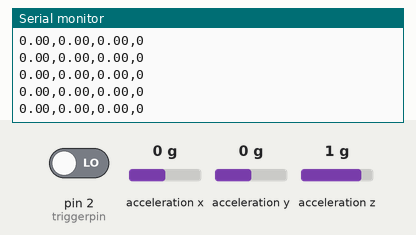
Simulated run of this sketch. Board: Arduino Uno, built with avr-gcc and run on an emulated ATmega328P. On the bench: the last lines printed to the serial monitor. The test bench sets the inputs (shaded band); at power-on: acceleration x 0 g, acceleration y 0 g, pin 2 (triggerpin) LOW, acceleration z 1 g.

Above: at 1.2 s.
1.3 s: acceleration x set to -1.4 g
At 1.9 s:
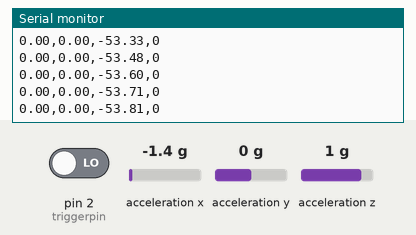
2.8 s: acceleration y set to -1.4 g
At 3.7 s:
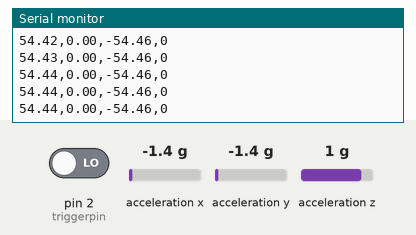
5.8 s: acceleration x set to 0 g
At 6.6 s:
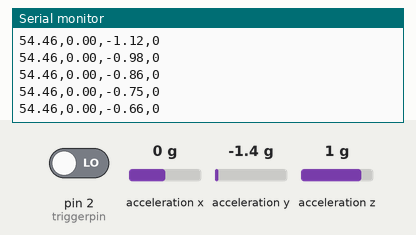
8.8 s: pin 2 (triggerpin) driven HIGH
At 9.3 s:
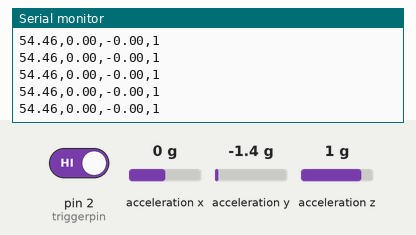
11.8 s: acceleration z set to -1.4 g
At 12.8 s:
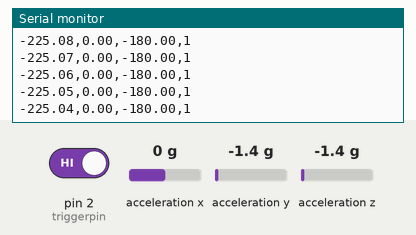
13.3 s: pin 2 (triggerpin) driven LOW
At 14.0 s:
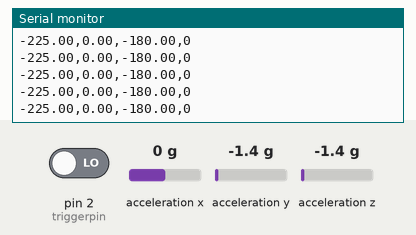
Timing chart, 0 to 15.8 s (numbered marks = the images above; inputs shaded):
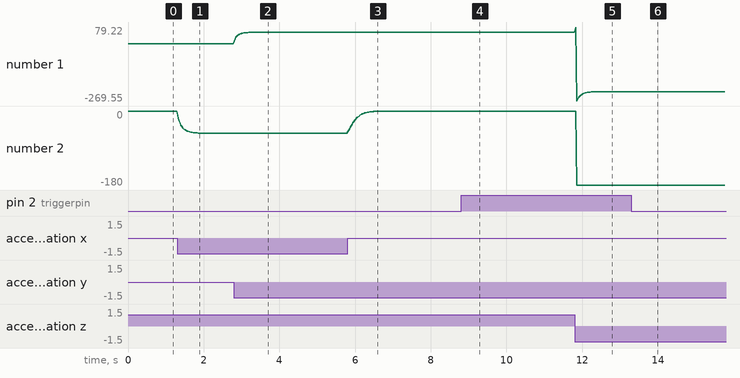

Measured:
- after the input at 1.3 s, the serial monitor: prints a new line at once (image 1)
- after the input at 2.8 s, the serial monitor: prints a new line at once (image 2)
- after the input at 5.8 s, the serial monitor: prints a new line at once (image 3)
- after the input at 8.8 s, the serial monitor: prints a new line at once (image 4)
- after the input at 11.8 s, the serial monitor: prints a new line at once (image 5)
- after the input at 13.3 s, the serial monitor: prints a new line at once (image 6)
- plotted number 1: 0 → 54.46 after the input at 2.8 s, 54.46 → -225 after the input at 11.8 s
- plotted number 2: 0 → -54.46 after the input at 1.3 s, 0 → -180 after the input at 11.8 s

The sketch:

TiltShoot.ino
```cpp
/*
 * Reads accelerometer input, calculates angle of gun, and sends it to Unity through Serial.
 */

#include <MMA7660.h>
#include <Wire.h>

#define rxPin 0
#define txPin 1

MMA7660 accelemeter;
int dt = 10; // in milliseconds
double k = .15; // distance between accels in meters
double g = 9.81; // in meters/second^2
int t = 5; // amount of vertical filtering
int t2 = 7.5; // amount of horizontal filtering
int triggerpin = 2;

void setup() {
  Serial.begin(9600);
  accelemeter.init();
  pinMode(rxPin, INPUT);
  pinMode(txPin, OUTPUT);
}

float ax = 0; // in units of g
float ay = 0;
float az = 0;
float axavg = 0; // in meters/second^2
float ayavg = 0;
float azavg = 0;
double pitch = 0; // in degrees
double yaw = 0;
double roll = 0;

void loop() {
  Serial.flush();
  accelemeter.getAcceleration(&ax, &ay, &az);
  axavg = (axavg*t2+ax)/(t2+1);
  ayavg = (ayavg*t+ay)/(t+1);
  azavg = (azavg*t+az)/(t+1);
  int shoot = digitalRead(triggerpin);
  pitch = -atan2(-azavg,ayavg)*180/3.14159-90;
  roll = atan2(axavg,azavg)*180/3.14159;

  Serial.print(pitch);
  Serial.print(",");
  Serial.print(yaw);
  Serial.print(",");
  Serial.print(roll);
  Serial.print(",");
  Serial.println(shoot);
  delay(dt);
}
```
